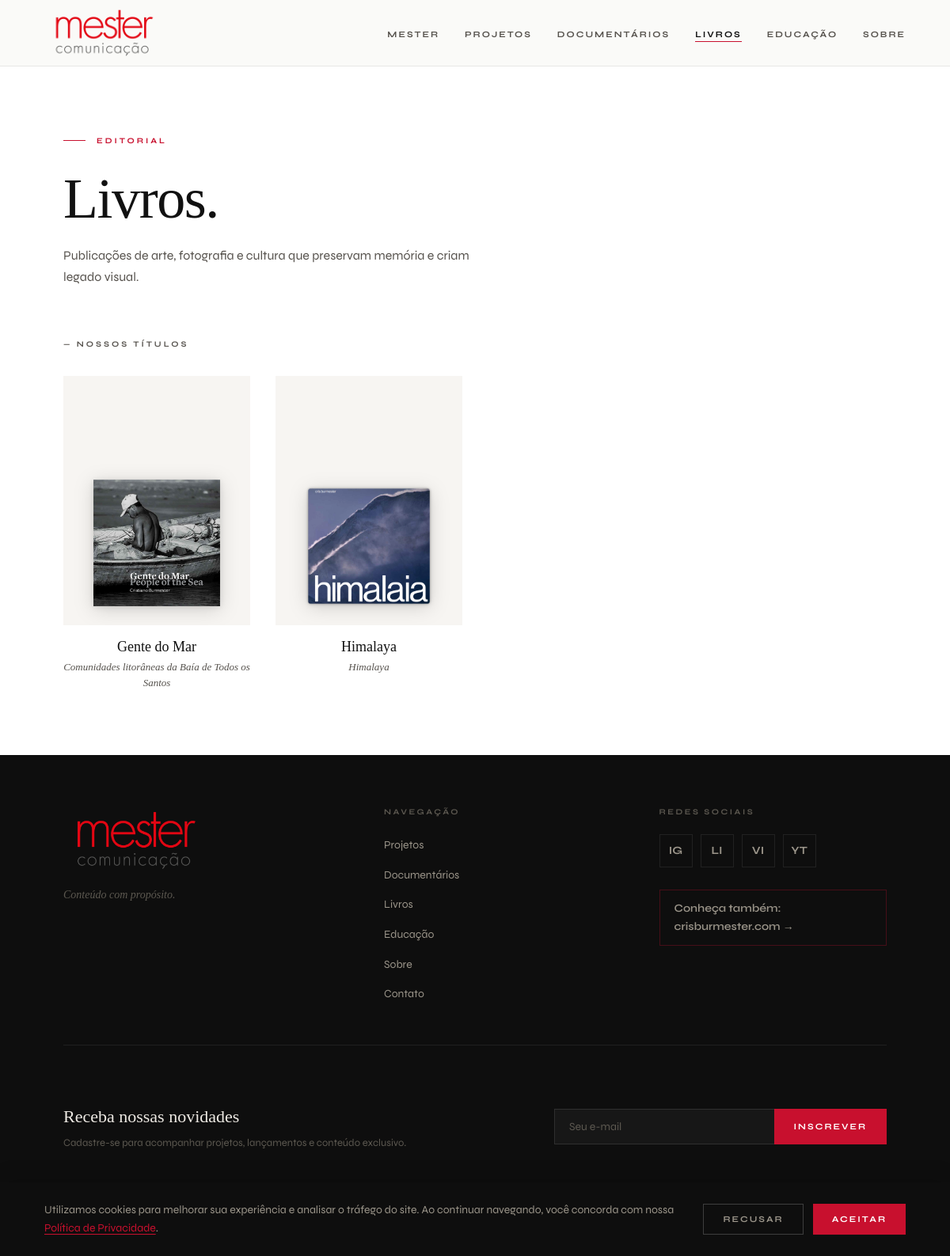
Screenshot of /livros/ with the database file from the repository.
### core/models.py (models this page shows, shortened)
class Livro(models.Model):
    CATEGORIA_CHOICES = [
        ('arte', 'Livro de Arte'),
        ('fotografia', 'Fotografia'),
        ('documentario', 'Documentário'),
        ('institucional', 'Institucional'),
        ('educacional', 'Educacional'),
        ('outro', 'Outro'),
    ]
    titulo = models.CharField('Título', max_length=200)
    subtitulo = models.CharField('Subtítulo', max_length=300, blank=True)
    descricao = models.TextField('Descrição')
    categoria = models.CharField(
        'Categoria', max_length=30,
        choices=CATEGORIA_CHOICES, default='arte',
    )
    capa = models.ImageField(
        'Imagem de Capa',
        upload_to='livros/capas/',
        help_text='Foto principal do livro para o card. Recomendado: 3:4 (ex: 600×800).',
    )
    ano = models.PositiveIntegerField('Ano de publicação', blank=True, null=True)
    autor = models.CharField('Autor(es)', max_length=300, blank=True)
    link_vendas = models.URLField(
        'Link de vendas',
        blank=True,
        help_text='URL para compra do livro (e-commerce, Amazon, etc).',
    )
    destaque = models.BooleanField('Destaque na home', default=False)
    ativo = models.BooleanField('Ativo', default=True)
    ordem = models.PositiveIntegerField('Ordem', default=0)
    criado_em = models.DateTimeField('Criado em', auto_now_add=True)
    class Meta:
        ordering = ['ordem', '-criado_em']
        verbose_name = 'Livro'
        verbose_name_plural = 'Livros'

### core/views.py (the view)
# urls.py: path('livros/', views.livros, name='livros'),
def livros(request):
    todos = Livro.objects.filter(ativo=True).prefetch_related('fotos', 'paginas')
    livro_destaque = todos.filter(destaque=True).first() or todos.first()
    outros_livros = todos.exclude(pk=livro_destaque.pk) if livro_destaque else todos
    return render(request, 'core/livros.html', {
        'livro_destaque': livro_destaque,
        'outros_livros': outros_livros,
        'livros': todos,
    })

### core/templates/core/livros.html (shortened to what this page needs)
{% extends 'core/base.html' %}
{% load static %}
{% block content %}
<div id="page-livros">
  <section class="lv-hero">
    <div class="lv-hero-tag reveal">Editorial</div>
    <h1 class="reveal">Livros.</h1>
    <p class="lv-hero-lead reveal">Publicações de arte, fotografia e cultura que preservam memória e criam legado visual.</p>
  </section>
  {% if livros %}
  <section class="lv-covers" id="lvCovers">
    <div class="lv-covers-label reveal">— Nossos títulos</div>
    <div class="lv-covers-grid">
      {% for livro in livros %}
        <div class="lv-cover-card reveal"
             style="transition-delay: {{ forloop.counter0 }}00ms"
             onclick="showLivroDetail({{ forloop.counter0 }})">
          <div class="lv-cover-wrap">
            <img src="{{ livro.capa.url }}" alt="{{ livro.titulo }}"
                 loading="{% if forloop.counter <= 4 %}eager{% else %}lazy{% endif %}">
          </div>
          <h3 class="lv-cover-titulo">{{ livro.titulo }}</h3>
          {% if livro.subtitulo %}<p class="lv-cover-subtitulo">{{ livro.subtitulo }}</p>{% endif %}
        </div>
      {% endfor %}
    </div>
  </section>
  {% endif %}
</div>
{% endblock %}

### core/templates/core/base.html (shortened to what this page needs)
{% load static %}
<!DOCTYPE html>
<html lang="pt-BR">
<head>
</head>
<body>
  <nav id="nav">
    <a href="{% url 'core:home' %}" class="nav-logo">
      <img src="{% static 'core/img/logo.png' %}" alt="Mester comunicação">
    </a>
    <ul class="nav-links">
      <li><a href="{% url 'core:home' %}"{% if request.resolver_match.url_name == 'home' %} class="active"{% endif %}>Mester</a></li>
      <li><a href="{% url 'core:projetos' %}"{% if request.resolver_match.url_name == 'projetos' or request.resolver_match.url_name == 'projeto_detalhe' %} class="active"{% endif %}>Projetos</a></li>
      <li><a href="{% url 'core:documentarios' %}"{% if request.resolver_match.url_name == 'documentarios' or request.resolver_match.url_name == 'documentario_detalhe' %} class="active"{% endif %}>Documentários</a></li>
      <li><a href="{% url 'core:livros' %}"{% if request.resolver_match.url_name == 'livros' %} class="active"{% endif %}>Livros</a></li>
      <li><a href="{% url 'core:educacao' %}"{% if request.resolver_match.url_name == 'educacao' %} class="active"{% endif %}>Educação</a></li>
      <li><a href="{% url 'core:sobre' %}"{% if request.resolver_match.url_name == 'sobre' %} class="active"{% endif %}>Sobre</a></li>
    </ul>
  </nav>
  {% block content %}{% endblock %}
  <footer>
    <div class="footer-top">
      <div>
        <a href="{% url 'core:home' %}" class="f-logo">
          <img src="{% static 'core/img/logo.png' %}" alt="Mester comunicação">
        </a>
        <p class="f-tagline">Conteúdo com propósito.</p>
      </div>
      <div class="f-col">
        <h4>Navegação</h4>
        <ul>
          <li><a href="{% url 'core:projetos' %}">Projetos</a></li>
          <li><a href="{% url 'core:documentarios' %}">Documentários</a></li>
          <li><a href="{% url 'core:livros' %}">Livros</a></li>
          <li><a href="{% url 'core:educacao' %}">Educação</a></li>
          <li><a href="{% url 'core:sobre' %}">Sobre</a></li>
          <li><a href="{% url 'core:contato' %}">Contato</a></li>
        </ul>
      </div>
      <div class="f-col">
        <h4>Redes Sociais</h4>
        <div class="f-socials">
          <a href="#" class="f-social" aria-label="Instagram">IG</a>
          <a href="#" class="f-social" aria-label="LinkedIn">LI</a>
          <a href="#" class="f-social" aria-label="Vimeo">VI</a>
          <a href="#" class="f-social" aria-label="YouTube">YT</a>
        </div>
        <a href="https://crisburmester.com" target="_blank" rel="noopener" class="f-sister">
          Conheça também: crisburmester.com →
        </a>
      </div>
    </div>
    <div class="f-newsletter">
      <div class="f-newsletter-text">
        <h4>Receba nossas novidades</h4>
        <p>Cadastre-se para acompanhar projetos, lançamentos e conteúdo exclusivo.</p>
      </div>
      <form class="f-newsletter-form" onsubmit="event.preventDefault(); this.querySelector('button').textContent='Enviado!'; this.querySelector('input').value='';">
        <input type="email" placeholder="Seu e-mail" required>
        <button type="submit">Inscrever</button>
      </form>
    </div>
    <div class="footer-bottom">
      <p class="f-copy">© 2026 Mester Produções. Todos os direitos reservados.</p>
      <div class="f-legal">
        <a href="{% url 'core:privacidade' %}">Política de Privacidade</a>
        <a href="#">Termos de Uso</a>
      </div>
    </div>
  </footer>
  <div id="cookie-banner" role="dialog" aria-label="Aviso de cookies" aria-describedby="cookie-message">
    <p class="cookie-text" id="cookie-message">
      Utilizamos cookies para melhorar sua experiência e analisar o tráfego do site.
      Ao continuar navegando, você concorda com nossa <a href="{% url 'core:privacidade' %}">Política de Privacidade</a>.
    </p>
    <div class="cookie-actions">
      <button type="button" class="cookie-btn cookie-btn-reject" id="cookie-reject" aria-label="Recusar cookies">Recusar</button>
      <button type="button" class="cookie-btn cookie-btn-accept" id="cookie-accept" aria-label="Aceitar cookies">Aceitar</button>
    </div>
  </div>
</body>
</html>

### core/templates/core/livros.html (style rules this page uses)
#page-livros { background: #fff; color: var(--text); }
.lv-hero { padding: 160px 80px 64px; background: #fff; }
.lv-hero-tag { display: inline-flex; align-items: center; gap: 14px; font-size: 10px; font-weight: 700; letter-spacing: 3px; text-transform: uppercase; color: var(--red); margin-bottom: 28px; }
.lv-hero-tag::before { content: ''; width: 28px; height: 1px; background: var(--red); }
.lv-hero h1 { font-family: var(--serif); font-size: clamp(48px, 6vw, 80px); font-weight: 400; line-height: 1.05; letter-spacing: -0.02em; color: var(--text); margin-bottom: 20px; }
.lv-hero-lead { font-size: 16px; color: var(--text-dim); max-width: 520px; line-height: 1.7; }
.lv-covers { padding: 0 80px 80px; }
.lv-covers-label { font-size: 10px; font-weight: 700; letter-spacing: 3px; text-transform: uppercase; color: var(--text-dim); margin-bottom: 32px; }
.lv-covers-grid { display: grid; grid-template-columns: repeat(auto-fill, minmax(200px, 1fr)); gap: 32px; }
.lv-cover-card { cursor: pointer; text-align: center; transition: transform 0.3s ease; }
.lv-cover-wrap { position: relative; display: flex; justify-content: center; align-items: flex-end; padding: 24px 20px; background: #f7f5f2; margin-bottom: 16px; aspect-ratio: 3/4; overflow: hidden; }
.lv-cover-wrap img { max-width: 82%; max-height: 90%; object-fit: contain; display: block; filter: drop-shadow(0 4px 12px rgba(0,0,0,0.15)) drop-shadow(0 1px 3px rgba(0,0,0,0.1)); transition: transform 0.5s cubic-bezier(0.25, 0.46, 0.45, 0.94), filter 0.4s ease; }
.lv-cover-titulo { font-family: var(--serif); font-size: 18px; font-weight: 400; color: var(--text); line-height: 1.25; margin-bottom: 4px; }
.lv-cover-subtitulo { font-family: var(--serif); font-size: 13px; font-style: italic; color: var(--text-dim); }

### rows the page displays
Livro: capa (picture), titulo "Gente do Mar", subtitulo "Comunidades litorâneas da Baía de Todos os Santos"
Livro: capa (picture), titulo "Himalaya", subtitulo "Himalaya"
